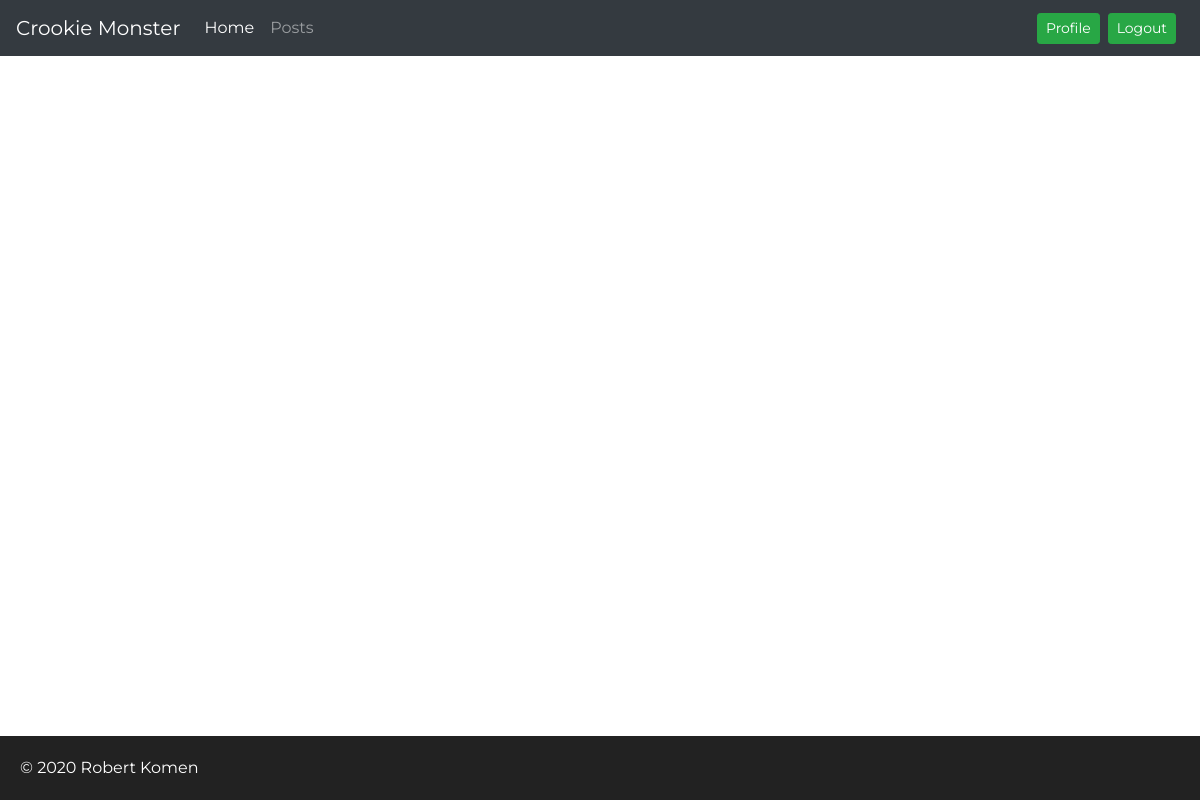
The page /post/4 (signed in) on the database as committed earlier.
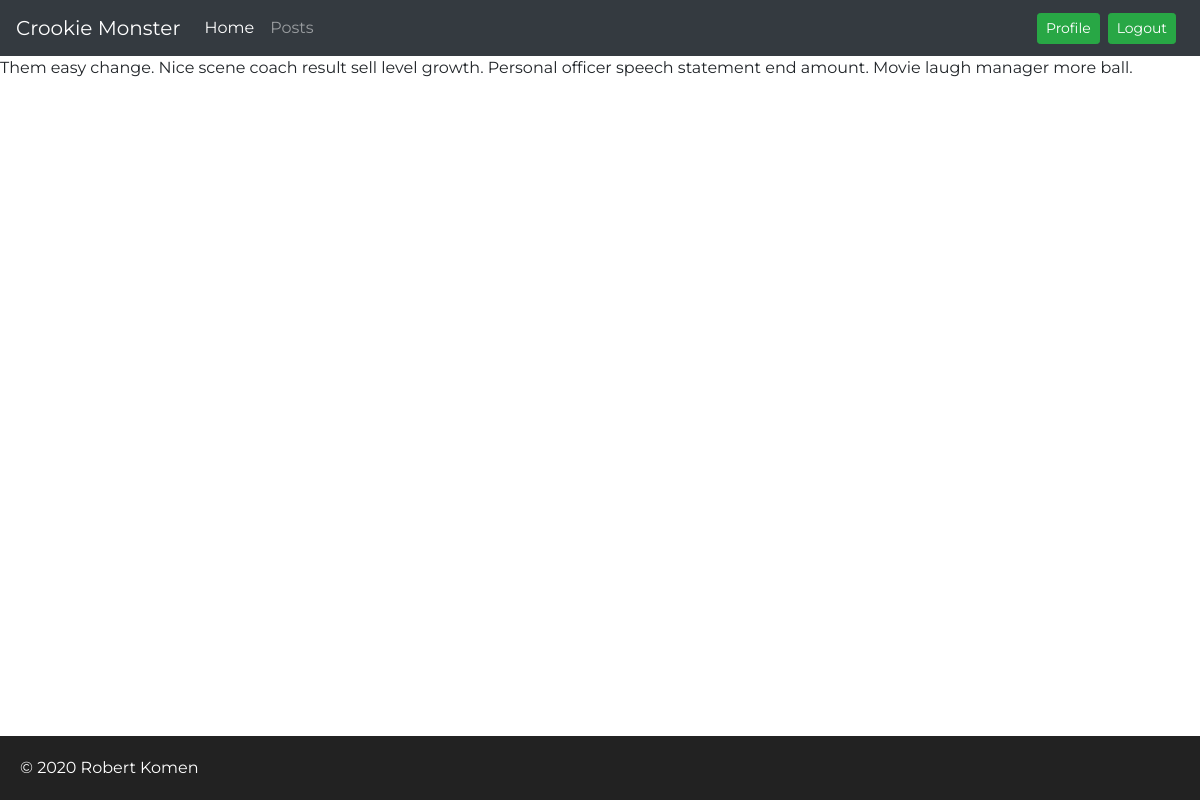
The same page on the database as committed later.
### app/models.py (models this page shows, shortened)
class Post(db.Model):
    __tablename__ = "posts"
    id = db.Column(db.Integer,primary_key=True)
    title = db.Column(db.String(100),unique=True)
    subtile = db.Column(db.Text)
    body = db.Column(db.Text)
    image_url = db.Column(db.String(255))
    created_at = db.Column(db.DateTime,default=datetime.utcnow)
    user_id = db.Column(db.Integer,db.ForeignKey("users.id"))

### app/main/views.py (the view)
@main.route("/post/<post_id>")
@login_required
def post(post_id):
    post = Post.query.get(int(post_id))
    return render_template("post.html", post=post)

### app/models.py (called while the page is built)
@login_manager.user_loader
def load_user(user_id):
    return User.query.get(int(user_id))

### app/templates/post.html
{% extends 'base.html' %}
{% block content %}
    {{post.body}}
{% endblock content %}

Rows that differ between the two databases and show on the page:
added Post: body "Them easy change. Nice scene coach result sell level growth. Personal officer speech statement end amount. Movie laugh manager more ball."
